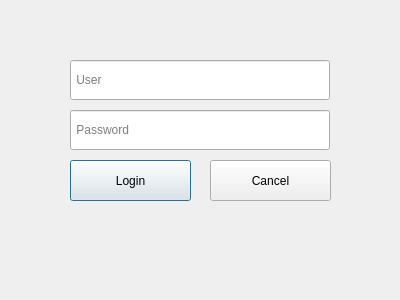
<?xml version="1.0" encoding="UTF-8"?>
<ui version="4.0">
 <class>LoginDialog</class>
 <widget class="QDialog" name="LoginDialog">
  <property name="geometry">
   <rect>
    <x>0</x>
    <y>0</y>
    <width>400</width>
    <height>300</height>
   </rect>
  </property>
  <property name="windowTitle">
   <string>Dialog</string>
  </property>
  <widget class="QPushButton" name="loginButton">
   <property name="geometry">
    <rect>
     <x>70</x>
     <y>160</y>
     <width>121</width>
     <height>41</height>
    </rect>
   </property>
   <property name="text">
    <string>Login</string>
   </property>
  </widget>
  <widget class="QPushButton" name="cancelButton">
   <property name="geometry">
    <rect>
     <x>210</x>
     <y>160</y>
     <width>121</width>
     <height>41</height>
    </rect>
   </property>
   <property name="text">
    <string>Cancel</string>
   </property>
  </widget>
  <widget class="QLineEdit" name="userEditLine">
   <property name="geometry">
    <rect>
     <x>70</x>
     <y>60</y>
     <width>260</width>
     <height>40</height>
    </rect>
   </property>
   <property name="placeholderText">
    <string> User</string>
   </property>
  </widget>
  <widget class="QLineEdit" name="passwordEditLine">
   <property name="geometry">
    <rect>
     <x>70</x>
     <y>110</y>
     <width>260</width>
     <height>40</height>
    </rect>
   </property>
   <property name="placeholderText">
    <string> Password</string>
   </property>
  </widget>
 </widget>
 <resources/>
 <connections/>
</ui>
